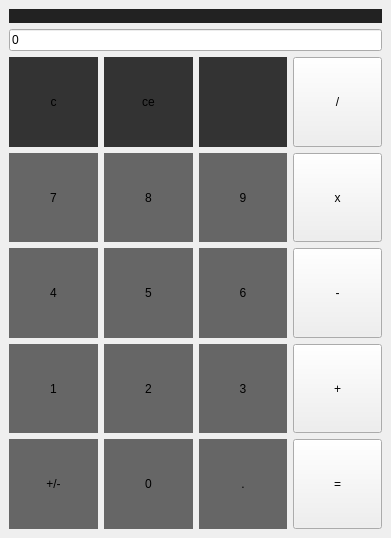
<?xml version="1.0" encoding="UTF-8"?>
<ui version="4.0">
 <class>Calkulater</class>
 <widget class="QMainWindow" name="Calkulater">
  <property name="geometry">
   <rect>
    <x>0</x>
    <y>0</y>
    <width>391</width>
    <height>538</height>
   </rect>
  </property>
  <property name="minimumSize">
   <size>
    <width>300</width>
    <height>500</height>
   </size>
  </property>
  <property name="windowTitle">
   <string>Calkulator</string>
  </property>
  <property name="windowIcon">
   <iconset resource="files.qrc">
    <normaloff>:/icons/icon.png</normaloff>:/icons/icon.png</iconset>
  </property>
  <property name="styleSheet">
   <string notr="true">QWidget {
	color: white;
	background-color: #222;
	font-famuly: Rubik;
	font-size: 16pt;
	font-weight: 600;
}
setWindowIcon(QIcon(&quot;C:/Users/Makobcki/Downloads/icon.png&quot;))</string>
  </property>
  <widget class="QWidget" name="centralwidget">
   <layout class="QVBoxLayout" name="verticalLayout">
    <item>
     <widget class="QLabel" name="lb">
      <property name="sizePolicy">
       <sizepolicy hsizetype="Preferred" vsizetype="Maximum">
        <horstretch>0</horstretch>
        <verstretch>0</verstretch>
       </sizepolicy>
      </property>
      <property name="layoutDirection">
       <enum>Qt::LeftToRight</enum>
      </property>
      <property name="styleSheet">
       <string notr="true">color: #888;
background-color: #222;
</string>
      </property>
      <property name="text">
       <string/>
      </property>
     </widget>
    </item>
    <item>
     <widget class="QLineEdit" name="le_entry">
      <property name="sizePolicy">
       <sizepolicy hsizetype="Expanding" vsizetype="Maximum">
        <horstretch>0</horstretch>
        <verstretch>0</verstretch>
       </sizepolicy>
      </property>
      <property name="contextMenuPolicy">
       <enum>Qt::NoContextMenu</enum>
      </property>
      <property name="layoutDirection">
       <enum>Qt::LeftToRight</enum>
      </property>
      <property name="autoFillBackground">
       <bool>false</bool>
      </property>
      <property name="styleSheet">
       <string notr="true">font-size: 40pt;
border: none;
background-color: #222;
qApp-&gt;setLayoutDirection (Qt::RightToLeft);</string>
      </property>
      <property name="text">
       <string>0</string>
      </property>
      <property name="maxLength">
       <number>1000</number>
      </property>
      <property name="readOnly">
       <bool>true</bool>
      </property>
     </widget>
    </item>
    <item>
     <layout class="QGridLayout" name="gridLayout_2">
      <item row="0" column="0">
       <layout class="QGridLayout" name="gridLayout">
        <item row="6" column="0">
         <widget class="QPushButton" name="n7">
          <property name="sizePolicy">
           <sizepolicy hsizetype="Minimum" vsizetype="Expanding">
            <horstretch>0</horstretch>
            <verstretch>0</verstretch>
           </sizepolicy>
          </property>
          <property name="cursor">
           <cursorShape>PointingHandCursor</cursorShape>
          </property>
          <property name="styleSheet">
           <string notr="true">QPushButton {
	background-color: #666;
	border: none;
}

QPushButton:hover {
	background-color: #888;
}

QPushButton:pressed {
	background-color: #777;
}
</string>
          </property>
          <property name="text">
           <string>7</string>
          </property>
          <property name="shortcut">
           <string>7</string>
          </property>
         </widget>
        </item>
        <item row="7" column="1">
         <widget class="QPushButton" name="n5">
          <property name="sizePolicy">
           <sizepolicy hsizetype="Minimum" vsizetype="Expanding">
            <horstretch>0</horstretch>
            <verstretch>0</verstretch>
           </sizepolicy>
          </property>
          <property name="cursor">
           <cursorShape>PointingHandCursor</cursorShape>
          </property>
          <property name="styleSheet">
           <string notr="true">QPushButton {
	background-color: #666;
	border: none;
}

QPushButton:hover {
	background-color: #888;
}

QPushButton:pressed {
	background-color: #777;
}
</string>
          </property>
          <property name="text">
           <string>5</string>
          </property>
          <property name="shortcut">
           <string>5</string>
          </property>
         </widget>
        </item>
        <item row="7" column="0">
         <widget class="QPushButton" name="n4">
          <property name="sizePolicy">
           <sizepolicy hsizetype="Minimum" vsizetype="Expanding">
            <horstretch>0</horstretch>
            <verstretch>0</verstretch>
           </sizepolicy>
          </property>
          <property name="cursor">
           <cursorShape>PointingHandCursor</cursorShape>
          </property>
          <property name="styleSheet">
           <string notr="true">QPushButton {
	background-color: #666;
	border: none;
}

QPushButton:hover {
	background-color: #888;
}

QPushButton:pressed {
	background-color: #777;
}
</string>
          </property>
          <property name="text">
           <string>4</string>
          </property>
          <property name="shortcut">
           <string>4</string>
          </property>
         </widget>
        </item>
        <item row="7" column="2">
         <widget class="QPushButton" name="n6">
          <property name="sizePolicy">
           <sizepolicy hsizetype="Minimum" vsizetype="Expanding">
            <horstretch>0</horstretch>
            <verstretch>0</verstretch>
           </sizepolicy>
          </property>
          <property name="cursor">
           <cursorShape>PointingHandCursor</cursorShape>
          </property>
          <property name="styleSheet">
           <string notr="true">QPushButton {
	background-color: #666;
	border: none;
}

QPushButton:hover {
	background-color: #888;
}

QPushButton:pressed {
	background-color: #777;
}
</string>
          </property>
          <property name="text">
           <string>6</string>
          </property>
          <property name="shortcut">
           <string>6</string>
          </property>
         </widget>
        </item>
        <item row="6" column="2">
         <widget class="QPushButton" name="n9">
          <property name="sizePolicy">
           <sizepolicy hsizetype="Minimum" vsizetype="Expanding">
            <horstretch>0</horstretch>
            <verstretch>0</verstretch>
           </sizepolicy>
          </property>
          <property name="cursor">
           <cursorShape>PointingHandCursor</cursorShape>
          </property>
          <property name="styleSheet">
           <string notr="true">QPushButton {
	background-color: #666;
	border: none;
}

QPushButton:hover {
	background-color: #888;
}

QPushButton:pressed {
	background-color: #777;
}
</string>
          </property>
          <property name="text">
           <string>9</string>
          </property>
          <property name="shortcut">
           <string>9</string>
          </property>
         </widget>
        </item>
        <item row="8" column="2">
         <widget class="QPushButton" name="n3">
          <property name="sizePolicy">
           <sizepolicy hsizetype="Minimum" vsizetype="Expanding">
            <horstretch>0</horstretch>
            <verstretch>0</verstretch>
           </sizepolicy>
          </property>
          <property name="cursor">
           <cursorShape>PointingHandCursor</cursorShape>
          </property>
          <property name="styleSheet">
           <string notr="true">QPushButton {
	background-color: #666;
	border: none;
}

QPushButton:hover {
	background-color: #888;
}

QPushButton:pressed {
	background-color: #777;
}
</string>
          </property>
          <property name="text">
           <string>3</string>
          </property>
          <property name="shortcut">
           <string>3</string>
          </property>
         </widget>
        </item>
        <item row="9" column="1">
         <widget class="QPushButton" name="n0">
          <property name="sizePolicy">
           <sizepolicy hsizetype="Minimum" vsizetype="Expanding">
            <horstretch>0</horstretch>
            <verstretch>0</verstretch>
           </sizepolicy>
          </property>
          <property name="cursor">
           <cursorShape>PointingHandCursor</cursorShape>
          </property>
          <property name="styleSheet">
           <string notr="true">QPushButton {
	background-color: #666;
	border: none;
}

QPushButton:hover {
	background-color: #888;
}

QPushButton:pressed {
	background-color: #777;
}
</string>
          </property>
          <property name="text">
           <string>0</string>
          </property>
          <property name="shortcut">
           <string>0</string>
          </property>
         </widget>
        </item>
        <item row="0" column="0">
         <widget class="QPushButton" name="c">
          <property name="sizePolicy">
           <sizepolicy hsizetype="Minimum" vsizetype="Expanding">
            <horstretch>0</horstretch>
            <verstretch>0</verstretch>
           </sizepolicy>
          </property>
          <property name="cursor">
           <cursorShape>PointingHandCursor</cursorShape>
          </property>
          <property name="styleSheet">
           <string notr="true">QPushButton {
	background-color: #333;
	border: none;
}

QPushButton:hover {
	background-color: #666;
}

QPushButton:pressed {
	background-color: #888;
}

</string>
          </property>
          <property name="text">
           <string>c</string>
          </property>
          <property name="shortcut">
           <string/>
          </property>
         </widget>
        </item>
        <item row="8" column="1">
         <widget class="QPushButton" name="n2">
          <property name="sizePolicy">
           <sizepolicy hsizetype="Minimum" vsizetype="Expanding">
            <horstretch>0</horstretch>
            <verstretch>0</verstretch>
           </sizepolicy>
          </property>
          <property name="cursor">
           <cursorShape>PointingHandCursor</cursorShape>
          </property>
          <property name="styleSheet">
           <string notr="true">QPushButton {
	background-color: #666;
	border: none;
}

QPushButton:hover {
	background-color: #888;
}

QPushButton:pressed {
	background-color: #777;
}
</string>
          </property>
          <property name="text">
           <string>2</string>
          </property>
          <property name="shortcut">
           <string>2</string>
          </property>
         </widget>
        </item>
        <item row="9" column="2">
         <widget class="QPushButton" name="point">
          <property name="sizePolicy">
           <sizepolicy hsizetype="Minimum" vsizetype="Expanding">
            <horstretch>0</horstretch>
            <verstretch>0</verstretch>
           </sizepolicy>
          </property>
          <property name="cursor">
           <cursorShape>PointingHandCursor</cursorShape>
          </property>
          <property name="styleSheet">
           <string notr="true">QPushButton {
	background-color: #666;
	border: none;
}

QPushButton:hover {
	background-color: #888;
}

QPushButton:pressed {
	background-color: #777;
}
</string>
          </property>
          <property name="text">
           <string>.</string>
          </property>
          <property name="shortcut">
           <string>.</string>
          </property>
         </widget>
        </item>
        <item row="9" column="0">
         <widget class="QPushButton" name="pls">
          <property name="sizePolicy">
           <sizepolicy hsizetype="Minimum" vsizetype="Expanding">
            <horstretch>0</horstretch>
            <verstretch>0</verstretch>
           </sizepolicy>
          </property>
          <property name="cursor">
           <cursorShape>PointingHandCursor</cursorShape>
          </property>
          <property name="styleSheet">
           <string notr="true">QPushButton {
	background-color: #666;
	border: none;
}

QPushButton:hover {
	background-color: #888;
}

QPushButton:pressed {
	background-color: #777;
}
</string>
          </property>
          <property name="text">
           <string>+/-</string>
          </property>
         </widget>
        </item>
        <item row="8" column="0">
         <widget class="QPushButton" name="n1">
          <property name="sizePolicy">
           <sizepolicy hsizetype="Minimum" vsizetype="Expanding">
            <horstretch>0</horstretch>
            <verstretch>0</verstretch>
           </sizepolicy>
          </property>
          <property name="cursor">
           <cursorShape>PointingHandCursor</cursorShape>
          </property>
          <property name="styleSheet">
           <string notr="true">QPushButton {
	background-color: #666;
	border: none;
}

QPushButton:hover {
	background-color: #888;
}

QPushButton:pressed {
	background-color: #777;
}
</string>
          </property>
          <property name="text">
           <string>1</string>
          </property>
          <property name="shortcut">
           <string>1</string>
          </property>
         </widget>
        </item>
        <item row="6" column="1">
         <widget class="QPushButton" name="n8">
          <property name="sizePolicy">
           <sizepolicy hsizetype="Minimum" vsizetype="Expanding">
            <horstretch>0</horstretch>
            <verstretch>0</verstretch>
           </sizepolicy>
          </property>
          <property name="cursor">
           <cursorShape>PointingHandCursor</cursorShape>
          </property>
          <property name="styleSheet">
           <string notr="true">QPushButton {
	background-color: #666;
	border: none;
}

QPushButton:hover {
	background-color: #888;
}

QPushButton:pressed {
	background-color: #777;
}
</string>
          </property>
          <property name="text">
           <string>8</string>
          </property>
          <property name="shortcut">
           <string>8</string>
          </property>
         </widget>
        </item>
        <item row="0" column="2">
         <widget class="QPushButton" name="bak">
          <property name="sizePolicy">
           <sizepolicy hsizetype="Minimum" vsizetype="Expanding">
            <horstretch>0</horstretch>
            <verstretch>0</verstretch>
           </sizepolicy>
          </property>
          <property name="cursor">
           <cursorShape>PointingHandCursor</cursorShape>
          </property>
          <property name="styleSheet">
           <string notr="true">QPushButton {
	background-color: #333;
	border: none;
}

QPushButton:hover {
	background-color: #666;
}

QPushButton:pressed {
	background-color: #888;
}

</string>
          </property>
          <property name="text">
           <string/>
          </property>
          <property name="icon">
           <iconset resource="files.qrc">
            <normaloff>:/icons/icons8-backspace-24.png</normaloff>:/icons/icons8-backspace-24.png</iconset>
          </property>
          <property name="iconSize">
           <size>
            <width>18</width>
            <height>18</height>
           </size>
          </property>
          <property name="shortcut">
           <string>Backspace</string>
          </property>
         </widget>
        </item>
        <item row="7" column="3">
         <widget class="QPushButton" name="min">
          <property name="sizePolicy">
           <sizepolicy hsizetype="Minimum" vsizetype="Expanding">
            <horstretch>0</horstretch>
            <verstretch>0</verstretch>
           </sizepolicy>
          </property>
          <property name="cursor">
           <cursorShape>PointingHandCursor</cursorShape>
          </property>
          <property name="styleSheet">
           <string notr="true">QPushButton {
	background-color: orange;
	border: none;
}

QPushButton:hover {
	background-color: #bf6900;
}

QPushButton:pressed {
	background-color: #FF8C00;
}
color: white;
background-color: orange;</string>
          </property>
          <property name="text">
           <string>-</string>
          </property>
          <property name="shortcut">
           <string>-</string>
          </property>
         </widget>
        </item>
        <item row="9" column="3">
         <widget class="QPushButton" name="res">
          <property name="sizePolicy">
           <sizepolicy hsizetype="Minimum" vsizetype="Expanding">
            <horstretch>0</horstretch>
            <verstretch>0</verstretch>
           </sizepolicy>
          </property>
          <property name="cursor">
           <cursorShape>PointingHandCursor</cursorShape>
          </property>
          <property name="styleSheet">
           <string notr="true">QPushButton {
	background-color: #0062d7;
	border: none;
}

QPushButton:hover {
	background-color: #003d86;
}

QPushButton:pressed {
	background-color: #003370 ;
}
color: white;
</string>
          </property>
          <property name="text">
           <string>=</string>
          </property>
          <property name="shortcut">
           <string>Enter</string>
          </property>
         </widget>
        </item>
        <item row="8" column="3">
         <widget class="QPushButton" name="plus">
          <property name="sizePolicy">
           <sizepolicy hsizetype="Minimum" vsizetype="Expanding">
            <horstretch>0</horstretch>
            <verstretch>0</verstretch>
           </sizepolicy>
          </property>
          <property name="cursor">
           <cursorShape>PointingHandCursor</cursorShape>
          </property>
          <property name="styleSheet">
           <string notr="true">QPushButton {
	background-color: orange;
	border: none;
}

QPushButton:hover {
	background-color: #bf6900;
}

QPushButton:pressed {
	background-color: #FF8C00;
}
color: white;
background-color: orange;</string>
          </property>
          <property name="text">
           <string>+</string>
          </property>
          <property name="shortcut">
           <string>+</string>
          </property>
         </widget>
        </item>
        <item row="6" column="3">
         <widget class="QPushButton" name="x">
          <property name="sizePolicy">
           <sizepolicy hsizetype="Minimum" vsizetype="Expanding">
            <horstretch>0</horstretch>
            <verstretch>0</verstretch>
           </sizepolicy>
          </property>
          <property name="cursor">
           <cursorShape>PointingHandCursor</cursorShape>
          </property>
          <property name="styleSheet">
           <string notr="true">QPushButton {
	background-color: orange;
	border: none;
}

QPushButton:hover {
	background-color: #bf6900;
}

QPushButton:pressed {
	background-color: #FF8C00;
}
color: white;
background-color: orange;</string>
          </property>
          <property name="text">
           <string>x</string>
          </property>
          <property name="shortcut">
           <string>*</string>
          </property>
         </widget>
        </item>
        <item row="0" column="3">
         <widget class="QPushButton" name="dev">
          <property name="sizePolicy">
           <sizepolicy hsizetype="Minimum" vsizetype="Expanding">
            <horstretch>0</horstretch>
            <verstretch>0</verstretch>
           </sizepolicy>
          </property>
          <property name="cursor">
           <cursorShape>PointingHandCursor</cursorShape>
          </property>
          <property name="styleSheet">
           <string notr="true">QPushButton {
	background-color: orange;
	border: none;
}

QPushButton:hover {
	background-color: #bf6900;
}

QPushButton:pressed {
	background-color: #FF8C00;
}
color: white;
background-color: orange;</string>
          </property>
          <property name="text">
           <string>/</string>
          </property>
          <property name="shortcut">
           <string>.</string>
          </property>
         </widget>
        </item>
        <item row="0" column="1">
         <widget class="QPushButton" name="ce">
          <property name="sizePolicy">
           <sizepolicy hsizetype="Minimum" vsizetype="Expanding">
            <horstretch>0</horstretch>
            <verstretch>0</verstretch>
           </sizepolicy>
          </property>
          <property name="cursor">
           <cursorShape>PointingHandCursor</cursorShape>
          </property>
          <property name="styleSheet">
           <string notr="true">QPushButton {
	background-color: #333;
	border: none;
}

QPushButton:hover {
	background-color: #666;
}

QPushButton:pressed {
	background-color: #888;
}

</string>
          </property>
          <property name="text">
           <string>ce</string>
          </property>
          <property name="shortcut">
           <string>Del</string>
          </property>
         </widget>
        </item>
       </layout>
      </item>
     </layout>
    </item>
   </layout>
  </widget>
 </widget>
 <resources>
  <include location="files.qrc"/>
 </resources>
 <connections/>
</ui>
